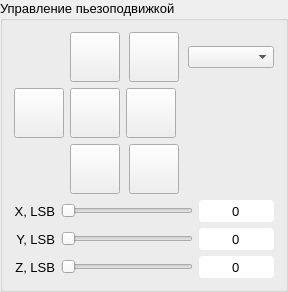
              <widget class="QGroupBox" name="groupBox_5">
               <property name="minimumSize">
                <size>
                 <width>0</width>
                 <height>0</height>
                </size>
               </property>
               <property name="maximumSize">
                <size>
                 <width>16777215</width>
                 <height>16777215</height>
                </size>
               </property>
               <property name="font">
                <font>
                 <pointsize>10</pointsize>
                </font>
               </property>
               <property name="title">
                <string>Управление пьезоподвижкой</string>
               </property>
               <layout class="QGridLayout" name="gridLayout_18">
                <item row="1" column="0">
                 <layout class="QGridLayout" name="gridLayout_12" rowstretch="0,0,0" columnstretch="1,10,1">
                  <property name="sizeConstraint">
                   <enum>QLayout::SetDefaultConstraint</enum>
                  </property>
                  <property name="topMargin">
                   <number>0</number>
                  </property>
                  <item row="0" column="1">
                   <widget class="QSlider" name="piezo_x_slider">
                    <property name="sizePolicy">
                     <sizepolicy hsizetype="MinimumExpanding" vsizetype="Fixed">
                      <horstretch>0</horstretch>
                      <verstretch>0</verstretch>
                     </sizepolicy>
                    </property>
                    <property name="minimumSize">
                     <size>
                      <width>0</width>
                      <height>0</height>
                     </size>
                    </property>
                    <property name="font">
                     <font>
                      <family>MS Shell Dlg 2</family>
                      <pointsize>11</pointsize>
                     </font>
                    </property>
                    <property name="styleSheet">
                     <string notr="true"/>
                    </property>
                    <property name="maximum">
                     <number>4095</number>
                    </property>
                    <property name="orientation">
                     <enum>Qt::Horizontal</enum>
                    </property>
                   </widget>
                  </item>
                  <item row="1" column="1">
                   <widget class="QSlider" name="piezo_y_slider">
                    <property name="sizePolicy">
                     <sizepolicy hsizetype="MinimumExpanding" vsizetype="Fixed">
                      <horstretch>0</horstretch>
                      <verstretch>0</verstretch>
                     </sizepolicy>
                    </property>
                    <property name="minimumSize">
                     <size>
                      <width>0</width>
                      <height>0</height>
                     </size>
                    </property>
                    <property name="font">
                     <font>
                      <family>MS Shell Dlg 2</family>
                      <pointsize>11</pointsize>
                     </font>
                    </property>
                    <property name="styleSheet">
                     <string notr="true"/>
                    </property>
                    <property name="maximum">
                     <number>4095</number>
                    </property>
                    <property name="pageStep">
                     <number>10</number>
                    </property>
                    <property name="orientation">
                     <enum>Qt::Horizontal</enum>
                    </property>
                    <property name="invertedAppearance">
                     <bool>false</bool>
                    </property>
                    <property name="invertedControls">
                     <bool>false</bool>
                    </property>
                   </widget>
                  </item>
                  <item row="1" column="0">
                   <widget class="QLabel" name="UnitLabel_10">
                    <property name="minimumSize">
                     <size>
                      <width>0</width>
                      <height>0</height>
                     </size>
                    </property>
                    <property name="font">
                     <font>
                      <family>MS Shell Dlg 2</family>
                      <pointsize>10</pointsize>
                      <weight>50</weight>
                      <bold>false</bold>
                     </font>
                    </property>
                    <property name="styleSheet">
                     <string notr="true"/>
                    </property>
                    <property name="text">
                     <string>Y, LSB</string>
                    </property>
                    <property name="alignment">
                     <set>Qt::AlignRight|Qt::AlignTrailing|Qt::AlignVCenter</set>
                    </property>
                   </widget>
                  </item>
                  <item row="2" column="0">
                   <widget class="QLabel" name="UnitLabel_11">
                    <property name="minimumSize">
                     <size>
                      <width>0</width>
                      <height>0</height>
                     </size>
                    </property>
                    <property name="font">
                     <font>
                      <family>MS Shell Dlg 2</family>
                      <pointsize>10</pointsize>
                      <weight>50</weight>
                      <bold>false</bold>
                     </font>
                    </property>
                    <property name="styleSheet">
                     <string notr="true"/>
                    </property>
                    <property name="text">
                     <string>Z, LSB</string>
                    </property>
                    <property name="alignment">
                     <set>Qt::AlignRight|Qt::AlignTrailing|Qt::AlignVCenter</set>
                    </property>
                   </widget>
                  </item>
                  <item row="2" column="1">
                   <widget class="QSlider" name="piezo_z_slider">
                    <property name="sizePolicy">
                     <sizepolicy hsizetype="MinimumExpanding" vsizetype="Fixed">
                      <horstretch>0</horstretch>
                      <verstretch>0</verstretch>
                     </sizepolicy>
                    </property>
                    <property name="minimumSize">
                     <size>
                      <width>0</width>
                      <height>0</height>
                     </size>
                    </property>
                    <property name="font">
                     <font>
                      <family>MS Shell Dlg 2</family>
                      <pointsize>11</pointsize>
                     </font>
                    </property>
                    <property name="styleSheet">
                     <string notr="true"/>
                    </property>
                    <property name="maximum">
                     <number>4095</number>
                    </property>
                    <property name="pageStep">
                     <number>10</number>
                    </property>
                    <property name="orientation">
                     <enum>Qt::Horizontal</enum>
                    </property>
                    <property name="invertedAppearance">
                     <bool>false</bool>
                    </property>
                    <property name="invertedControls">
                     <bool>false</bool>
                    </property>
                   </widget>
                  </item>
                  <item row="0" column="0">
                   <widget class="QLabel" name="UnitLabel_9">
                    <property name="minimumSize">
                     <size>
                      <width>0</width>
                      <height>0</height>
                     </size>
                    </property>
                    <property name="font">
                     <font>
                      <family>MS Shell Dlg 2</family>
                      <pointsize>10</pointsize>
                      <weight>50</weight>
                      <bold>false</bold>
                     </font>
                    </property>
                    <property name="styleSheet">
                     <string notr="true"/>
                    </property>
                    <property name="text">
                     <string>X, LSB</string>
                    </property>
                    <property name="alignment">
                     <set>Qt::AlignRight|Qt::AlignTrailing|Qt::AlignVCenter</set>
                    </property>
                   </widget>
                  </item>
                  <item row="0" column="2">
                   <widget class="QLineEdit" name="piezo_x_label">
                    <property name="sizePolicy">
                     <sizepolicy hsizetype="Expanding" vsizetype="Fixed">
                      <horstretch>0</horstretch>
                      <verstretch>0</verstretch>
                     </sizepolicy>
                    </property>
                    <property name="minimumSize">
                     <size>
                      <width>75</width>
                      <height>22</height>
                     </size>
                    </property>
                    <property name="maximumSize">
                     <size>
                      <width>16777215</width>
                      <height>16777215</height>
                     </size>
                    </property>
                    <property name="font">
                     <font>
                      <family>MS Shell Dlg 2</family>
                      <pointsize>10</pointsize>
                     </font>
                    </property>
                    <property name="styleSheet">
                     <string notr="true">    border-radius: 4px;</string>
                    </property>
                    <property name="text">
                     <string>0</string>
                    </property>
                    <property name="alignment">
                     <set>Qt::AlignCenter</set>
                    </property>
                   </widget>
                  </item>
                  <item row="1" column="2">
                   <widget class="QLineEdit" name="piezo_y_label">
                    <property name="sizePolicy">
                     <sizepolicy hsizetype="Expanding" vsizetype="Fixed">
                      <horstretch>0</horstretch>
                      <verstretch>0</verstretch>
                     </sizepolicy>
                    </property>
                    <property name="minimumSize">
                     <size>
                      <width>75</width>
                      <height>22</height>
                     </size>
                    </property>
                    <property name="maximumSize">
                     <size>
                      <width>16777215</width>
                      <height>16777215</height>
                     </size>
                    </property>
                    <property name="font">
                     <font>
                      <family>MS Shell Dlg 2</family>
                      <pointsize>10</pointsize>
                     </font>
                    </property>
                    <property name="styleSheet">
                     <string notr="true">    border-radius: 4px;</string>
                    </property>
                    <property name="text">
                     <string>0</string>
                    </property>
                    <property name="alignment">
                     <set>Qt::AlignCenter</set>
                    </property>
                   </widget>
                  </item>
                  <item row="2" column="2">
                   <widget class="QLineEdit" name="piezo_z_label">
                    <property name="sizePolicy">
                     <sizepolicy hsizetype="Expanding" vsizetype="Fixed">
                      <horstretch>0</horstretch>
                      <verstretch>0</verstretch>
                     </sizepolicy>
                    </property>
                    <property name="minimumSize">
                     <size>
                      <width>75</width>
                      <height>22</height>
                     </size>
                    </property>
                    <property name="maximumSize">
                     <size>
                      <width>16777215</width>
                      <height>16777215</height>
                     </size>
                    </property>
                    <property name="font">
                     <font>
                      <family>MS Shell Dlg 2</family>
                      <pointsize>10</pointsize>
                     </font>
                    </property>
                    <property name="styleSheet">
                     <string notr="true">    border-radius: 4px;</string>
                    </property>
                    <property name="text">
                     <string>0</string>
                    </property>
                    <property name="alignment">
                     <set>Qt::AlignCenter</set>
                    </property>
                   </widget>
                  </item>
                 </layout>
                </item>
                <item row="0" column="0">
                 <layout class="QGridLayout" name="gridLayout_11">
                  <property name="sizeConstraint">
                   <enum>QLayout::SetDefaultConstraint</enum>
                  </property>
                  <property name="topMargin">
                   <number>0</number>
                  </property>
                  <property name="verticalSpacing">
                   <number>6</number>
                  </property>
                  <item row="1" column="0">
                   <widget class="QPushButton" name="piezo_go_x_minus">
                    <property name="sizePolicy">
                     <sizepolicy hsizetype="Fixed" vsizetype="Fixed">
                      <horstretch>0</horstretch>
                      <verstretch>0</verstretch>
                     </sizepolicy>
                    </property>
                    <property name="minimumSize">
                     <size>
                      <width>50</width>
                      <height>50</height>
                     </size>
                    </property>
                    <property name="maximumSize">
                     <size>
                      <width>50</width>
                      <height>50</height>
                     </size>
                    </property>
                    <property name="sizeIncrement">
                     <size>
                      <width>50</width>
                      <height>50</height>
                     </size>
                    </property>
                    <property name="baseSize">
                     <size>
                      <width>50</width>
                      <height>50</height>
                     </size>
                    </property>
                    <property name="font">
                     <font>
                      <family>MS Shell Dlg 2</family>
                      <pointsize>11</pointsize>
                     </font>
                    </property>
                    <property name="text">
                     <string/>
                    </property>
                   </widget>
                  </item>
                  <item row="2" column="2" colspan="2" alignment="Qt::AlignHCenter">
                   <widget class="QPushButton" name="piezo_go_z_minus">
                    <property name="sizePolicy">
                     <sizepolicy hsizetype="Fixed" vsizetype="Fixed">
                      <horstretch>0</horstretch>
                      <verstretch>0</verstretch>
                     </sizepolicy>
                    </property>
                    <property name="minimumSize">
                     <size>
                      <width>50</width>
                      <height>50</height>
                     </size>
                    </property>
                    <property name="maximumSize">
                     <size>
                      <width>50</width>
                      <height>50</height>
                     </size>
                    </property>
                    <property name="sizeIncrement">
                     <size>
                      <width>50</width>
                      <height>50</height>
                     </size>
                    </property>
                    <property name="baseSize">
                     <size>
                      <width>50</width>
                      <height>50</height>
                     </size>
                    </property>
                    <property name="font">
                     <font>
                      <family>MS Shell Dlg 2</family>
                      <pointsize>11</pointsize>
                     </font>
                    </property>
                    <property name="text">
                     <string/>
                    </property>
                   </widget>
                  </item>
                  <item row="1" column="1">
                   <widget class="QPushButton" name="piezo_go_home">
                    <property name="sizePolicy">
                     <sizepolicy hsizetype="Fixed" vsizetype="Fixed">
                      <horstretch>0</horstretch>
                      <verstretch>0</verstretch>
                     </sizepolicy>
                    </property>
                    <property name="minimumSize">
                     <size>
                      <width>50</width>
                      <height>50</height>
                     </size>
                    </property>
                    <property name="maximumSize">
                     <size>
                      <width>50</width>
                      <height>50</height>
                     </size>
                    </property>
                    <property name="sizeIncrement">
                     <size>
                      <width>50</width>
                      <height>50</height>
                     </size>
                    </property>
                    <property name="baseSize">
                     <size>
                      <width>50</width>
                      <height>50</height>
                     </size>
                    </property>
                    <property name="font">
                     <font>
                      <family>MS Shell Dlg 2</family>
                      <pointsize>10</pointsize>
                     </font>
                    </property>
                    <property name="text">
                     <string/>
                    </property>
                   </widget>
                  </item>
                  <item row="0" column="2" colspan="2" alignment="Qt::AlignHCenter">
                   <widget class="QPushButton" name="piezo_go_z_plus">
                    <property name="sizePolicy">
                     <sizepolicy hsizetype="Fixed" vsizetype="Fixed">
                      <horstretch>0</horstretch>
                      <verstretch>0</verstretch>
                     </sizepolicy>
                    </property>
                    <property name="minimumSize">
                     <size>
                      <width>50</width>
                      <height>50</height>
                     </size>
                    </property>
                    <property name="maximumSize">
                     <size>
                      <width>50</width>
                      <height>50</height>
                     </size>
                    </property>
                    <property name="sizeIncrement">
                     <size>
                      <width>50</width>
                      <height>50</height>
                     </size>
                    </property>
                    <property name="baseSize">
                     <size>
                      <width>50</width>
                      <height>50</height>
                     </size>
                    </property>
                    <property name="font">
                     <font>
                      <family>MS Shell Dlg 2</family>
                      <pointsize>11</pointsize>
                     </font>
                    </property>
                    <property name="layoutDirection">
                     <enum>Qt::LeftToRight</enum>
                    </property>
                    <property name="styleSheet">
                     <string notr="true"/>
                    </property>
                    <property name="text">
                     <string/>
                    </property>
                    <property name="checkable">
                     <bool>false</bool>
                    </property>
                   </widget>
                  </item>
                  <item row="0" column="4">
                   <widget class="QComboBox" name="piezo_step_to_go">
                    <property name="sizePolicy">
                     <sizepolicy hsizetype="Maximum" vsizetype="Preferred">
                      <horstretch>1</horstretch>
                      <verstretch>0</verstretch>
                     </sizepolicy>
                    </property>
                    <property name="minimumSize">
                     <size>
                      <width>0</width>
                      <height>0</height>
                     </size>
                    </property>
                    <property name="maximumSize">
                     <size>
                      <width>16777215</width>
                      <height>22</height>
                     </size>
                    </property>
                    <property name="font">
                     <font>
                      <family>MS Shell Dlg 2</family>
                      <pointsize>11</pointsize>
                     </font>
                    </property>
                    <property name="styleSheet">
                     <string notr="true"/>
                    </property>
                    <property name="currentText">
                     <string/>
                    </property>
                   </widget>
                  </item>
                  <item row="0" column="1">
                   <widget class="QPushButton" name="piezo_go_y_plus">
                    <property name="sizePolicy">
                     <sizepolicy hsizetype="Fixed" vsizetype="Fixed">
                      <horstretch>0</horstretch>
                      <verstretch>0</verstretch>
                     </sizepolicy>
                    </property>
                    <property name="minimumSize">
                     <size>
                      <width>50</width>
                      <height>50</height>
                     </size>
                    </property>
                    <property name="maximumSize">
                     <size>
                      <width>50</width>
                      <height>50</height>
                     </size>
                    </property>
                    <property name="sizeIncrement">
                     <size>
                      <width>50</width>
                      <height>50</height>
                     </size>
                    </property>
                    <property name="baseSize">
                     <size>
                      <width>50</width>
                      <height>50</height>
                     </size>
                    </property>
                    <property name="font">
                     <font>
                      <family>MS Shell Dlg 2</family>
                      <pointsize>11</pointsize>
                     </font>
                    </property>
                    <property name="styleSheet">
                     <string notr="true"/>
                    </property>
                    <property name="text">
                     <string/>
                    </property>
                   </widget>
                  </item>
                  <item row="1" column="2" colspan="2" alignment="Qt::AlignLeft">
                   <widget class="QPushButton" name="piezo_go_x_plus">
                    <property name="sizePolicy">
                     <sizepolicy hsizetype="Fixed" vsizetype="Fixed">
                      <horstretch>0</horstretch>
                      <verstretch>0</verstretch>
                     </sizepolicy>
                    </property>
                    <property name="minimumSize">
                     <size>
                      <width>50</width>
                      <height>50</height>
                     </size>
                    </property>
                    <property name="maximumSize">
                     <size>
                      <width>50</width>
                      <height>50</height>
                     </size>
                    </property>
                    <property name="sizeIncrement">
                     <size>
                      <width>50</width>
                      <height>50</height>
                     </size>
                    </property>
                    <property name="baseSize">
                     <size>
                      <width>50</width>
                      <height>50</height>
                     </size>
                    </property>
                    <property name="font">
                     <font>
                      <family>MS Shell Dlg 2</family>
                      <pointsize>11</pointsize>
                     </font>
                    </property>
                    <property name="text">
                     <string/>
                    </property>
                   </widget>
                  </item>
                  <item row="2" column="1">
                   <widget class="QPushButton" name="piezo_go_y_minus">
                    <property name="sizePolicy">
                     <sizepolicy hsizetype="Fixed" vsizetype="Fixed">
                      <horstretch>0</horstretch>
                      <verstretch>0</verstretch>
                     </sizepolicy>
                    </property>
                    <property name="minimumSize">
                     <size>
                      <width>50</width>
                      <height>50</height>
                     </size>
                    </property>
                    <property name="maximumSize">
                     <size>
                      <width>50</width>
                      <height>50</height>
                     </size>
                    </property>
                    <property name="sizeIncrement">
                     <size>
                      <width>50</width>
                      <height>50</height>
                     </size>
                    </property>
                    <property name="baseSize">
                     <size>
                      <width>50</width>
                      <height>50</height>
                     </size>
                    </property>
                    <property name="font">
                     <font>
                      <family>MS Shell Dlg 2</family>
                      <pointsize>11</pointsize>
                     </font>
                    </property>
                    <property name="text">
                     <string/>
                    </property>
                   </widget>
                  </item>
                 </layout>
                </item>
               </layout>
              </widget>
